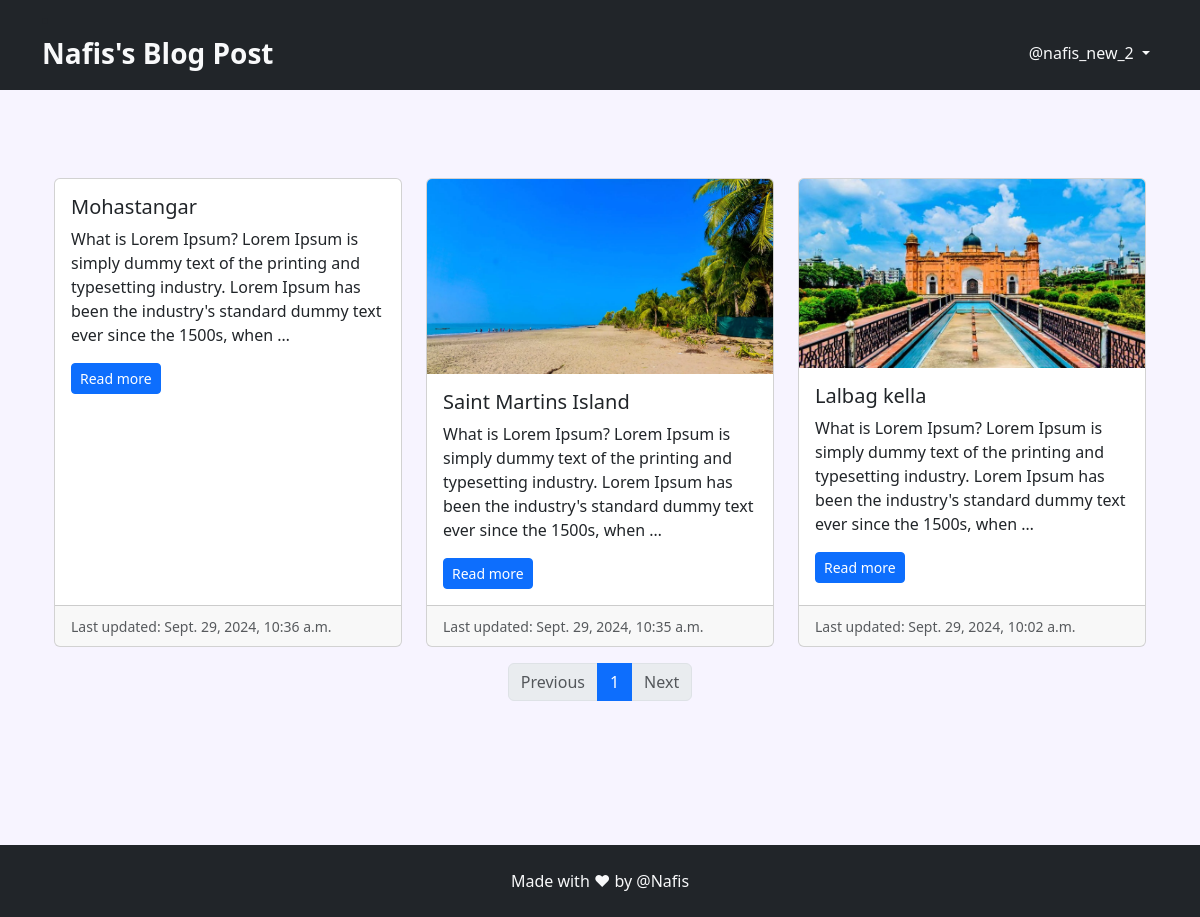
Screenshot of /blog/ (signed in) with the database file from the repository.
### App_Blog/models.py (models this page shows, shortened)
class Blog(models.Model):
    author = models.ForeignKey(User, on_delete=models.CASCADE, related_name='post_author')
    blog_title = models.CharField(max_length = 264, verbose_name = 'Put a Title')
    slug = models.CharField(max_length = 264, unique = True)
    category = models.CharField(max_length = 255, choices=CATEGORY_CHOICES, default='uncategorized')
    blog_content = models.TextField(verbose_name='What is on your mind?')
    blog_image = models.ImageField(upload_to='blog_images', verbose_name='Image')
    publish_date = models.DateTimeField(auto_now_add = True)
    update_date = models.DateTimeField(auto_now = True)
    class Meta:
        ordering = ['-publish_date']

### App_Blog/views.py (the view)
# urls.py: path('', views.blog_list, name="blog_list"),
def blog_list(request):
    queryset = Blog.objects.all().order_by('-publish_date')
    per_page = 3
    paginator = Paginator(queryset, per_page)
    page_number = request.GET.get("page")
    blogs = paginator.get_page(page_number)
    context = {'blogs':blogs}
    return render(request, 'App_Blog/blog_list.html', context=context)

### App_Blog/templatetags/custom_filters.py (called while the page is built)
def range_filter(value):
    return value[0:500] + "........"

### templates/App_Blog/blog_list.html (shortened to what this page needs)
{% extends "base.html" %}
{% load custom_filters %}
{% block body_block %}
<div class="container">
  <div class="justify-content-center align-items-center">
    {% if user.is_authenticated %}
    <div class="row row-cols-1 row-cols-md-3 g-4 my-3">
      {% for blog in blogs %}
      <div class="col">
        <div class="card h-100">
          <img src="/media/{{ blog.blog_image }}" class="card-img-top img-fluid mx-auto d-block" alt="{{ blog.blot_title}}">
          <div class="card-body">
            <h5 class="card-title">{{ blog.blog_title }}</h5>
            <p class="card-text"> {{ blog.blog_content|range_filter|truncatewords:30 }} </p>
            <a href="{% url 'App_Blog:blog_details' slug=blog.slug %}" class="btn btn-primary btn-sm">Read more</a>
          </div>
          <div class="card-footer">
            <small class="text-body-secondary">Last updated: {{ blog.update_date }}</small>
          </div>
        </div>
      </div>
      {% endfor %}
    </div>
    <nav aria-label="Page navigation example ">
      <ul class="pagination justify-content-center">
      {% if blogs.has_previous %}
        <li class="page-item">
          <a class="page-link" href="?page={{ blogs.previous_page_number }}">Previous</a>
        </li>
      {% else %}
        <li class="page-item disabled">
          <a class="page-link">Previous</a>
        </li>
      {% endif %}
      {% for blog_page in blogs.paginator.page_range %}
          {% if blogs.number == blog_page %}
              <li class="page-item active"><a class="page-link" href="?page={{ blog_page }}">{{ blog_page }}</a></li>
          {% else %}
              <li class="page-item"><a class="page-link" href="?page={{ blog_page }}">{{ blog_page }}</a></li>
          {% endif %}
      {% endfor %}
      {% if blogs.has_next %}
        <li class="page-item">
          <a class="page-link" href="?page={{ blogs.next_page_number }}">Next</a>
        </li>
      {% else %}
        <li class="page-item disabled">
          <a class="page-link">Next</a>
        </li>
      {% endif %}
      </ul>
  </nav>
    {% endif %}
  </div>
</div>
{% endblock  %}

### templates/base.html (shortened to what this page needs)
<!DOCTYPE html>
{% load static %}
<html lang="en">
<head>
    <link href="https://cdn.jsdelivr.net/npm/bootstrap@5.3.3/dist/css/bootstrap.min.css" rel="stylesheet">
    <link rel="stylesheet" href="https://cdnjs.cloudflare.com/ajax/libs/font-awesome/6.6.0/css/all.min.css" />
    <link rel="stylesheet" href="{% static 'css/styles.css' %}">
</head>
<body style="background-color:rgba(247, 244, 2371, 1)">
    <nav class="navbar navbar-expand-sm bg-dark navbar-dark">
        <div class="container">
            <li class="nav-item active">
                <a href="{% url 'index' %}" class="nav-link fw-bold text-light fs-3 pb-2">Nafis's Blog Post</a>
            </li>
            <ul class="navbar-nav ms-auto">
                    {% if user.is_authenticated %}
                    <li class="nav-item dropdown">
                        <a class="nav-link dropdown-toggle mt-3 text-light" href="#" role="button" data-bs-toggle="dropdown" aria-expanded="false">
                          @{{ user.username }}
                        </a>
                      </li>
                    {% endif %}
            </ul>
        </div>
    </nav>
    <div class="container pt-5">
        {% block body_block %}
        {% endblock  %}
    </div>
    <footer class="text-center bg-dark py-2 " style="max-height:100vh;margin-top:18vh">
        <p class="text-light pt-3">Made with &#10084; by @Nafis</p>
    </footer>
</body>
</html>

### rows the page displays
Blog: blog_title "Mohastangar", blog_content|range_filter "What is Lorem Ipsum? Lorem Ipsum is simply dummy text of the printing and typesetting industry. Lorem Ipsum has been the industry's standard dummy text ever since the 1500s, when …", update_date "Sept. 29, 2024, 10:36 a.m."
Blog: blog_image (picture), blog_title "Saint Martins Island", blog_content|range_filter "What is Lorem Ipsum? Lorem Ipsum is simply dummy text of the printing and typesetting industry. Lorem Ipsum has been the industry's standard dummy text ever since the 1500s, when …", update_date "Sept. 29, 2024, 10:35 a.m."
Blog: blog_image (picture), blog_title "Lalbag kella", blog_content|range_filter "What is Lorem Ipsum? Lorem Ipsum is simply dummy text of the printing and typesetting industry. Lorem Ipsum has been the industry's standard dummy text ever since the 1500s, when …", update_date "Sept. 29, 2024, 10:02 a.m."

### other values shown
{{ user.username }} "nafis_new_2"
{{ blog_page }} "1"
